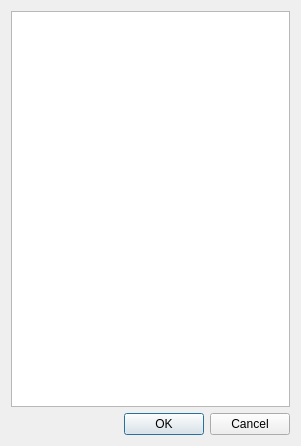
<?xml version="1.0" encoding="UTF-8"?>
<ui version="4.0">
 <class>backGroundSelectionDialog</class>
 <widget class="QDialog" name="backGroundSelectionDialog">
  <property name="geometry">
   <rect>
    <x>0</x>
    <y>0</y>
    <width>301</width>
    <height>446</height>
   </rect>
  </property>
  <property name="windowTitle">
   <string>Dialog</string>
  </property>
  <layout class="QVBoxLayout" name="verticalLayout">
   <item>
    <widget class="QListView" name="listView"/>
   </item>
   <item>
    <widget class="QDialogButtonBox" name="buttonBox">
     <property name="orientation">
      <enum>Qt::Horizontal</enum>
     </property>
     <property name="standardButtons">
      <set>QDialogButtonBox::Cancel|QDialogButtonBox::Ok</set>
     </property>
    </widget>
   </item>
  </layout>
 </widget>
 <resources/>
 <connections>
  <connection>
   <sender>buttonBox</sender>
   <signal>accepted()</signal>
   <receiver>backGroundSelectionDialog</receiver>
   <slot>accept()</slot>
   <hints>
    <hint type="sourcelabel">
     <x>248</x>
     <y>254</y>
    </hint>
    <hint type="destinationlabel">
     <x>157</x>
     <y>274</y>
    </hint>
   </hints>
  </connection>
  <connection>
   <sender>buttonBox</sender>
   <signal>rejected()</signal>
   <receiver>backGroundSelectionDialog</receiver>
   <slot>reject()</slot>
   <hints>
    <hint type="sourcelabel">
     <x>316</x>
     <y>260</y>
    </hint>
    <hint type="destinationlabel">
     <x>286</x>
     <y>274</y>
    </hint>
   </hints>
  </connection>
 </connections>
</ui>
